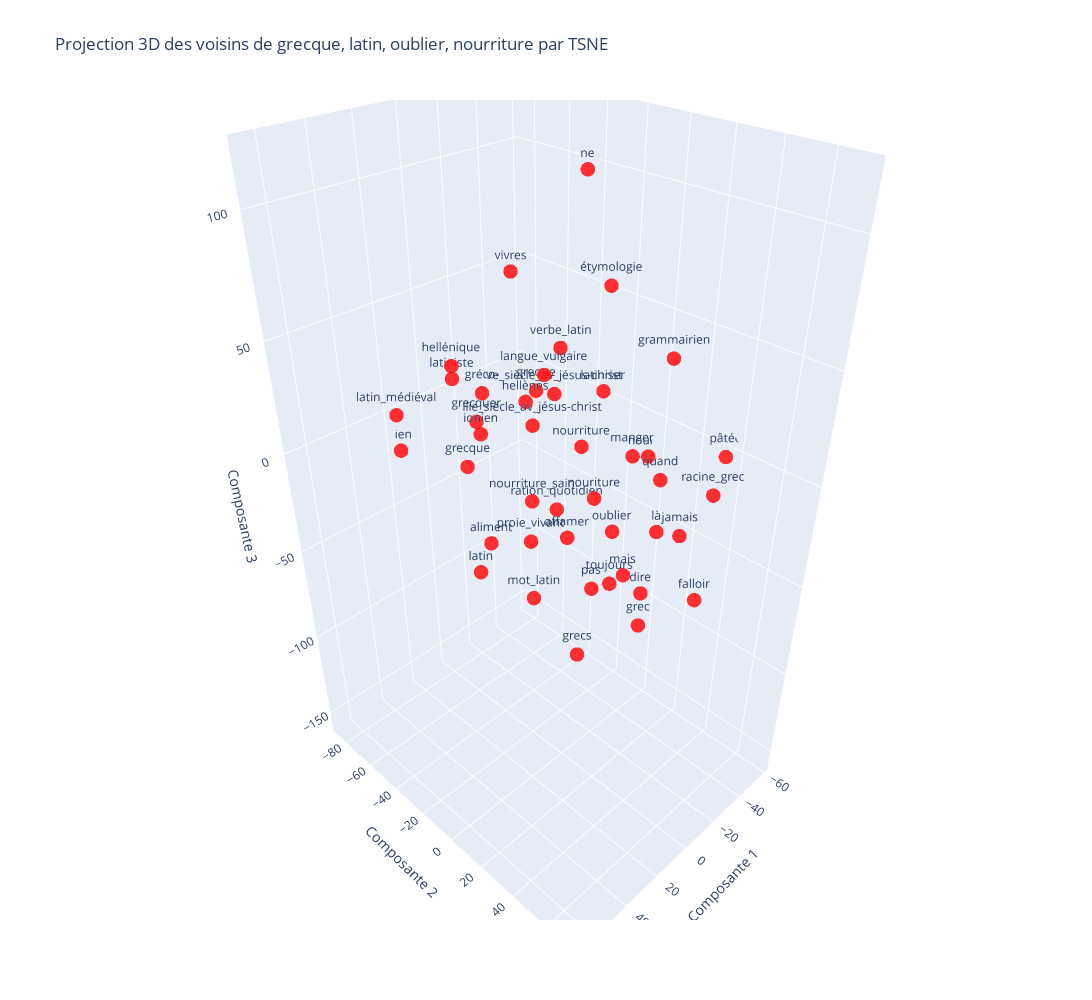
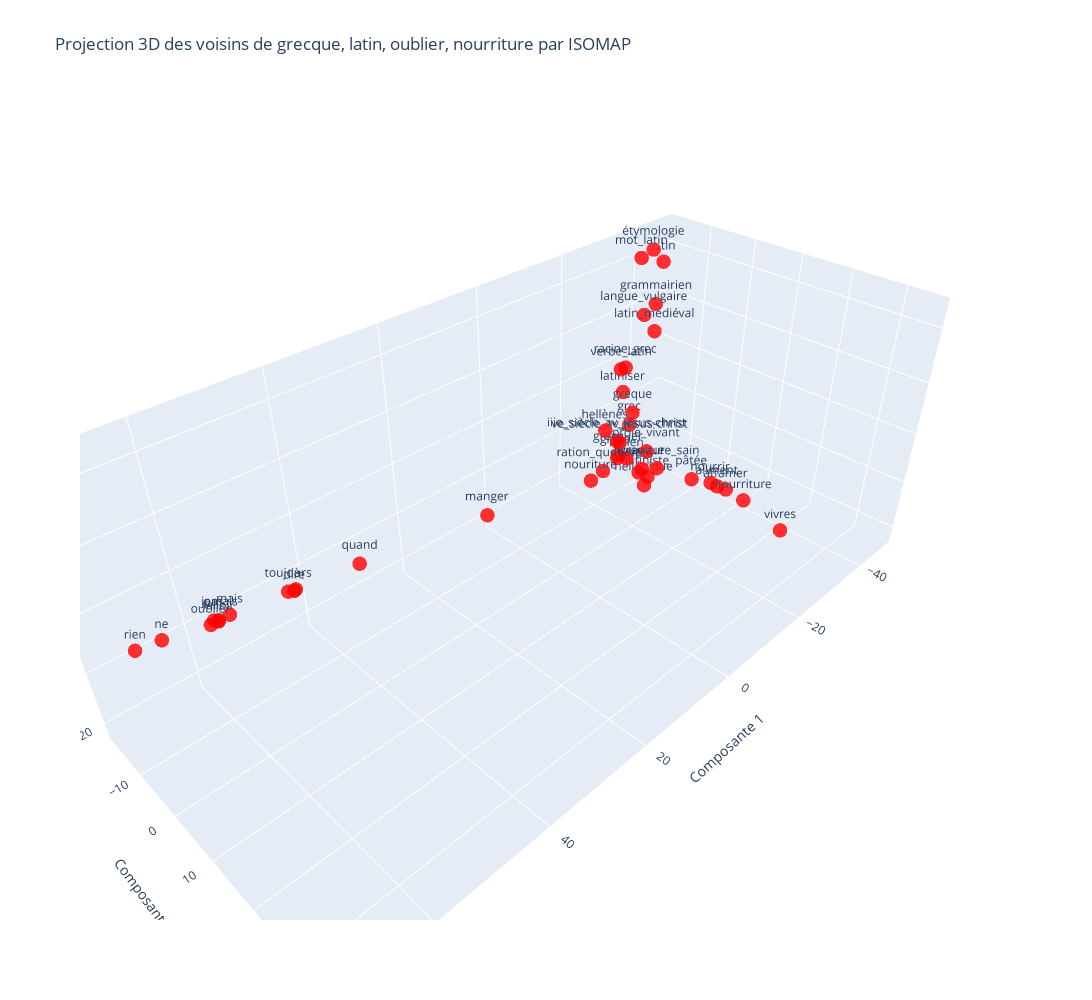
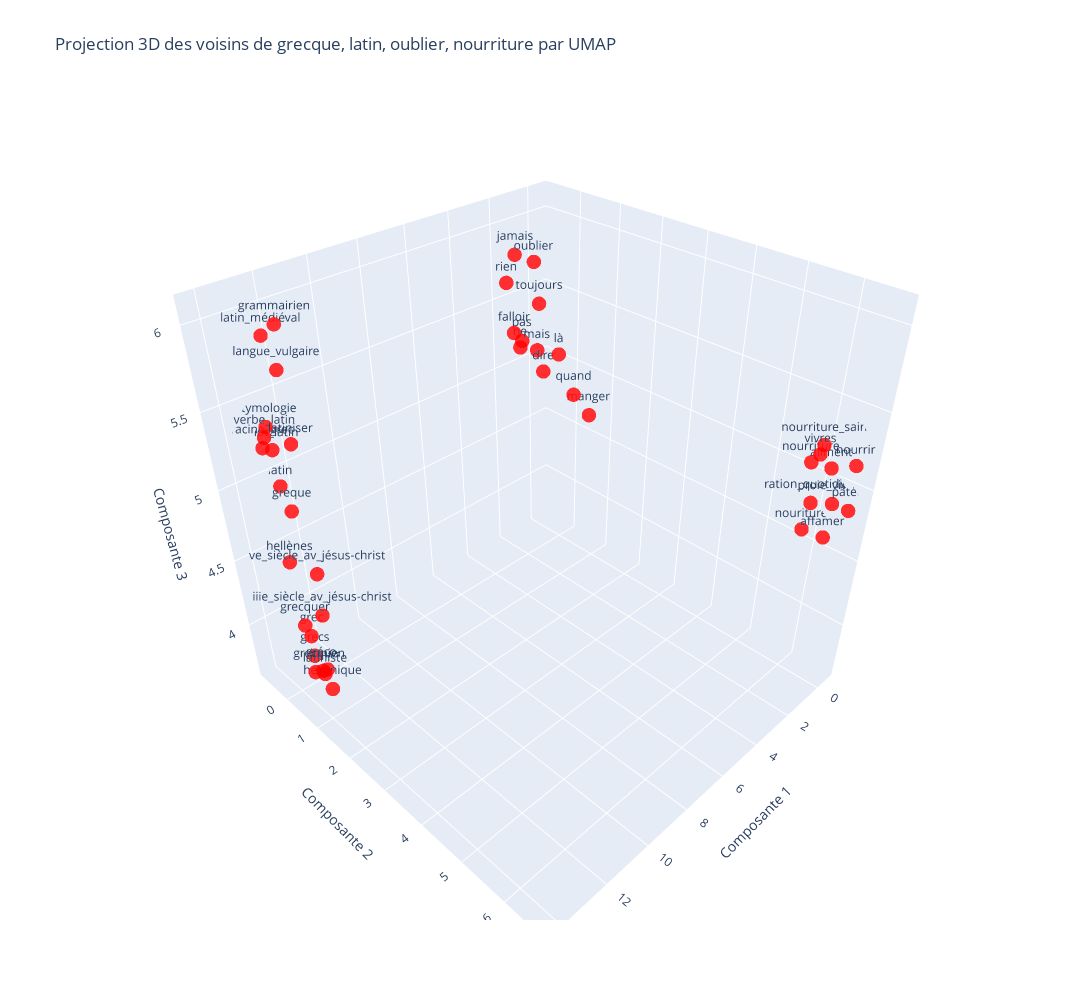

Notebook code cell kept with these figures, in order:
### Code cell
# Question 4b
display_dimred_neighbors(model, mots, n_components=3, topn=10, method='tsne', n_neighbors=3)
display_dimred_neighbors(model, mots, n_components=3, topn=10, method='isomap', n_neighbors=3)
display_dimred_neighbors(model, mots, n_components=3, topn=10, method='umap', n_neighbors=3)
# Avec la méthode TSNE, on observe que les clusters sont très proches les uns des autres, même les mots dont la distance sémantique est grande.
# Avec la méthode Isomap, on observe que les clusters sont plus éloignés les uns des autres, mais les mots 'latin' et 'grecque' sont plus proches l'un de l'autre. Nous observons
# également un 'point' de contact entre les 3 mots.
# Avec la méthode UMAP, on observe que les clusters sont plus éloignés les uns des autres, nous obtenons de vrais clusters distincts pour chaque mot.

### Figure 1 — Plotly figure (JSON) as saved in the notebook; plotly's stock layout.template omitted (floating-point values rounded to 4 significant figures)
{"data": [{"marker": {"color": "rgba(255, 0, 0, 0.8)", "size": 5}, "mode": "markers+text", "text": ["langue_vulgaire", "iiie_siècle_av_jésus-christ", "latin", "latiniser", "grec", "pas", "hellénique", "toujours", "ne", "dire", "greque", "mais", "ration_quotidien", "proie_vivant", "grecquer", "rien", "mot_latin", "hellènes", "ionien", "latiniste", "là", "nourrir", "affamer", "verbe_latin", "oublier", "étymologie", "nouriture", "falloir", "gréco-", "quand", "nourriture_sain", "vivres", "grecs", "latin_médiéval", "jamais", "grammairien", "ve_siècle_av_jésus-christ", "pâtée", "aliment", "manger", "grecque", "nourriture", "racine_grec"], "textposition": "top center", "type": "scatter3d", "x": [24.91, 11.47, 66.63, 0.8099, -27.43, 13.22, 25.55, 26.5, -7.474, -5.815, -22.85, 10.8, -12.66, 1.418, 1.08, 16.72, 60.31, -8.795, 32.32, -1.967, -6.073, -58.62, -22.22, -28.19, 25.65, -28.2, -15.49, 1.143, 9.699, -15.03, 3.018, 13.08, -48.99, 38.45, -41.94, -43.63, -4.62, -56.54, 29.55, -23.25, 5.953, -32.09, 3.753], "y": [13.07, -6.653, 24.52, 18.85, 19.79, 27.33, -35.54, 47.61, 1.081, 36.76, -39.73, 40.82, -17.06, -18.6, -51.37, -85.59, 43.69, -31.51, -12.49, -69.73, 42.07, -5.506, -19.71, -30.79, 47.05, -4.593, 1.646, 67.3, -36.98, 35.18, -16.01, -15.31, -36.57, -55.53, 27.25, 15.44, -11.02, 36.0, -12.13, 14.39, -52.91, -21.42, 71.95], "z": [57.3, 23.75, 2.057, 44.06, -84.76, -35.03, 43.32, -12.92, 116.7, -43.12, 12.86, -21.92, -32.24, -42.83, 2.759, -19.67, -1.721, 16.25, 26.31, 15.03, -9.854, -20.68, -53.89, 33.98, 9.521, 68.48, -18.8, -24.06, 25.26, 6.282, -19.77, 82.63, -154.9, 19.39, -38.56, 40.01, 29.36, -1.535, -25.21, 4.005, -18.31, -10.98, 26.09]}], "layout": {"height": 1000, "scene": {"xaxis": {"title": {"text": "Composante 1"}}, "yaxis": {"title": {"text": "Composante 2"}}, "zaxis": {"title": {"text": "Composante 3"}}}, "showlegend": false, "title": {"text": "Projection 3D des voisins de grecque, latin, oublier, nourriture par TSNE"}, "width": 1200}}

### Figure 2 — Plotly figure (JSON) as saved in the notebook; plotly's stock layout.template omitted (floating-point values rounded to 4 significant figures)
{"data": [{"marker": {"color": "rgba(255, 0, 0, 0.8)", "size": 5}, "mode": "markers+text", "text": ["langue_vulgaire", "iiie_siècle_av_jésus-christ", "latin", "latiniser", "grec", "pas", "hellénique", "toujours", "ne", "dire", "greque", "mais", "ration_quotidien", "proie_vivant", "grecquer", "rien", "mot_latin", "hellènes", "ionien", "latiniste", "là", "nourrir", "affamer", "verbe_latin", "oublier", "étymologie", "nouriture", "falloir", "gréco-", "quand", "nourriture_sain", "vivres", "grecs", "latin_médiéval", "jamais", "grammairien", "ve_siècle_av_jésus-christ", "pâtée", "aliment", "manger", "grecque", "nourriture", "racine_grec"], "textposition": "top center", "type": "scatter3d", "x": [-30.35, -19.31, -46.63, -21.01, -34.88, 61.06, -30.19, 50.75, 67.86, 50.02, -18.63, 58.95, -2.542, -10.62, -20.25, 71.26, -32.51, -13.26, -27.61, -32.71, 49.72, -10.21, -10.46, -19.91, 61.8, -36.25, 2.951, 60.74, -19.49, 40.07, -9.979, -11.64, -33.36, -28.75, 60.55, -34.25, -18.85, -9.209, -10.32, 19.12, -30.38, -10.49, -20.8], "y": [-8.696, -4.341, -17.84, -4.927, -14.52, -5.191, -5.952, -3.26, -6.563, -2.818, -0.5269, -4.725, 7.153, 9.487, -4.719, -7.186, -11.83, -2.037, -8.712, -7.169, -2.928, 23.05, 25.81, -4.755, -4.741, -12.21, 9.506, -4.626, -4.246, -1.254, 12.39, 35.62, -10.06, -4.83, -4.803, -9.286, -3.341, 20.07, 24.23, 2.943, -6.916, 29.18, -4.436], "z": [14.08, -6.003, 17.15, 3.336, -13.16, 0.1949, -21.64, 0.2475, 0.1687, 0.2285, 1.818, 0.2058, 0.4669, 1.741, -9.541, 0.1424, 23.36, -0.2195, -15.38, -21.32, 0.2505, 2.025, 1.958, 8.349, 0.1491, 23.81, 2.271, 0.1579, -9.659, 0.3148, 0.01525, -1.474, -21.94, 12.7, 0.1603, 14.85, -5.636, 1.789, 1.865, 0.4111, -18.27, 1.529, 8.49]}], "layout": {"height": 1000, "scene": {"xaxis": {"title": {"text": "Composante 1"}}, "yaxis": {"title": {"text": "Composante 2"}}, "zaxis": {"title": {"text": "Composante 3"}}}, "showlegend": false, "title": {"text": "Projection 3D des voisins de grecque, latin, oublier, nourriture par ISOMAP"}, "width": 1200}}

### Figure 3 — Plotly figure (JSON) as saved in the notebook; plotly's stock layout.template omitted (floating-point values rounded to 4 significant figures)
{"data": [{"marker": {"color": "rgba(255, 0, 0, 0.8)", "size": 5}, "mode": "markers+text", "text": ["langue_vulgaire", "iiie_siècle_av_jésus-christ", "latin", "latiniser", "grec", "pas", "hellénique", "toujours", "ne", "dire", "greque", "mais", "ration_quotidien", "proie_vivant", "grecquer", "rien", "mot_latin", "hellènes", "ionien", "latiniste", "là", "nourrir", "affamer", "verbe_latin", "oublier", "étymologie", "nouriture", "falloir", "gréco-", "quand", "nourriture_sain", "vivres", "grecs", "latin_médiéval", "jamais", "grammairien", "ve_siècle_av_jésus-christ", "pâtée", "aliment", "manger", "grecque", "nourriture", "racine_grec"], "textposition": "top center", "type": "scatter3d", "x": [13.23, 13.16, 12.64, 13.34, 12.85, 2.488, 13.36, 1.867, 2.436, 2.432, 13.52, 2.22, 0.07715, -0.435, 14.06, 2.335, 12.79, 13.69, 13.07, 13.85, 1.875, -0.2541, -0.03616, 13.42, 1.689, 12.92, -0.2063, 2.672, 13.58, 1.952, 0.1769, 0.7287, 12.94, 13.37, 1.978, 13.2, 13.26, -0.5327, 0.2248, 1.788, 14.21, 0.5807, 13.25], "y": [0.4288, 0.4833, -0.6985, 0.5855, -0.3695, 0.1597, 0.5808, 0.3091, 0.07805, 0.704, 0.3909, 0.4322, 6.07, 6.34, 0.649, -0.3352, -0.6006, 0.1604, 0.2381, 0.8634, 0.8433, 6.671, 6.39, -0.1849, 0.08559, -0.5545, 5.921, 0.03371, 0.5448, 1.285, 6.15, 6.25, -0.2911, 0.2711, -0.2807, 0.56, 0.6333, 6.631, 6.365, 1.622, 0.8591, 6.077, -0.4769], "z": [5.828, 4.214, 4.907, 5.426, 3.833, 5.357, 3.65, 5.592, 5.299, 5.202, 4.983, 5.307, 4.871, 4.865, 4.264, 5.689, 5.179, 4.604, 3.705, 3.902, 5.306, 5.186, 4.67, 5.363, 5.835, 5.344, 4.633, 5.407, 3.823, 5.08, 5.277, 5.271, 3.691, 6.005, 5.861, 6.087, 4.564, 4.857, 5.161, 4.965, 3.957, 5.184, 5.242]}], "layout": {"height": 1000, "scene": {"xaxis": {"title": {"text": "Composante 1"}}, "yaxis": {"title": {"text": "Composante 2"}}, "zaxis": {"title": {"text": "Composante 3"}}}, "showlegend": false, "title": {"text": "Projection 3D des voisins de grecque, latin, oublier, nourriture par UMAP"}, "width": 1200}}
